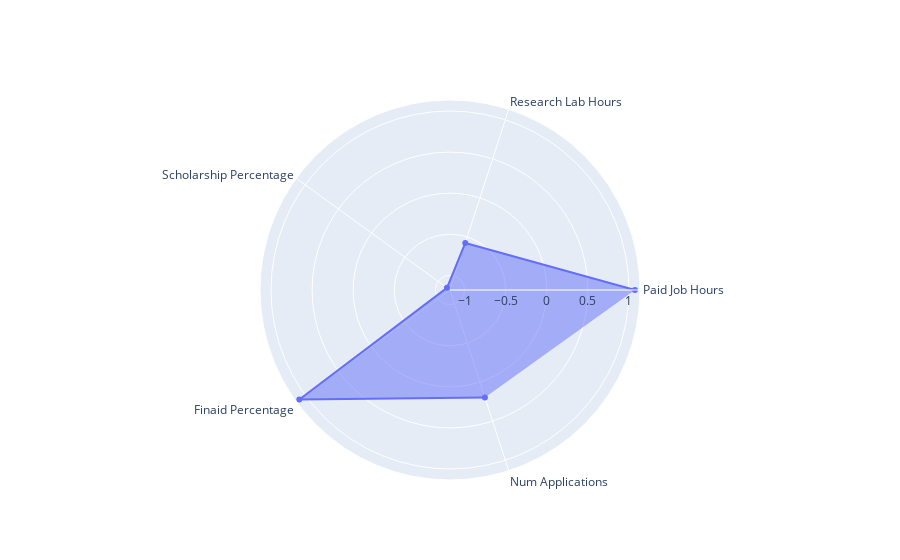
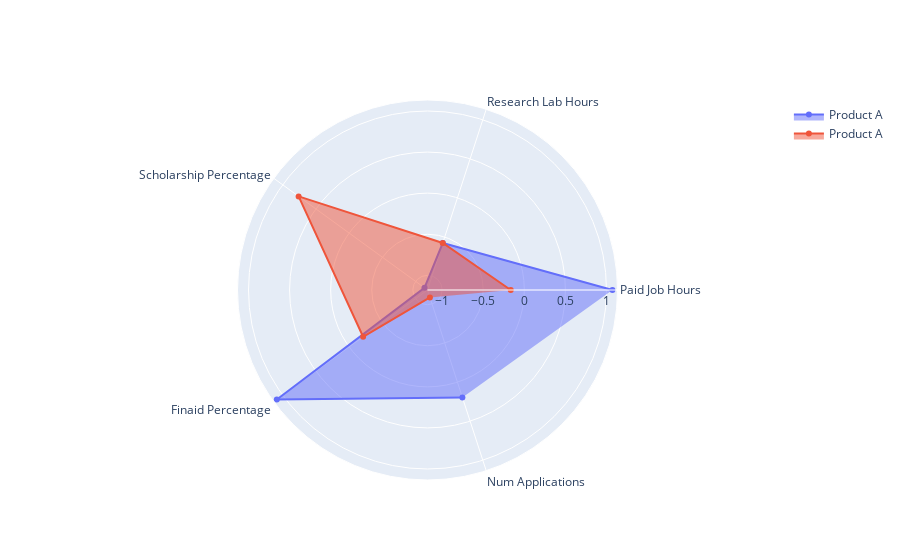
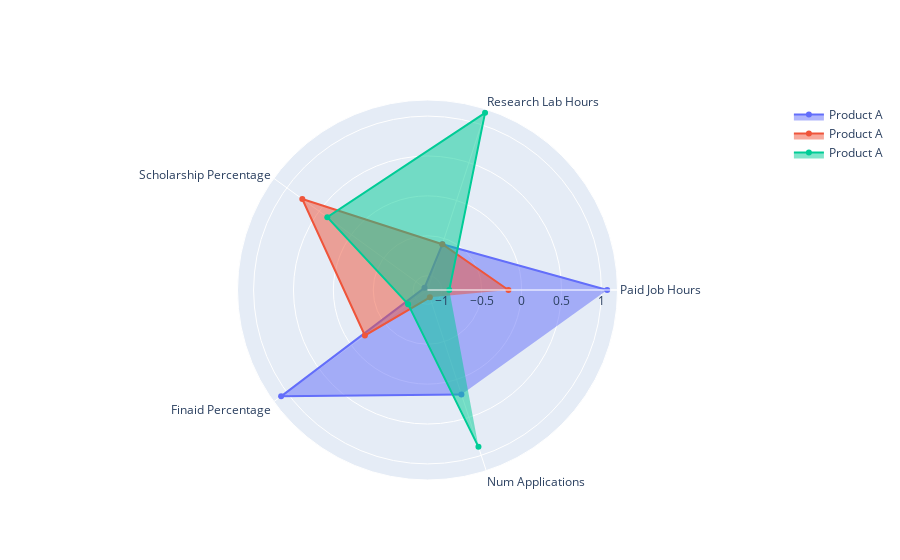
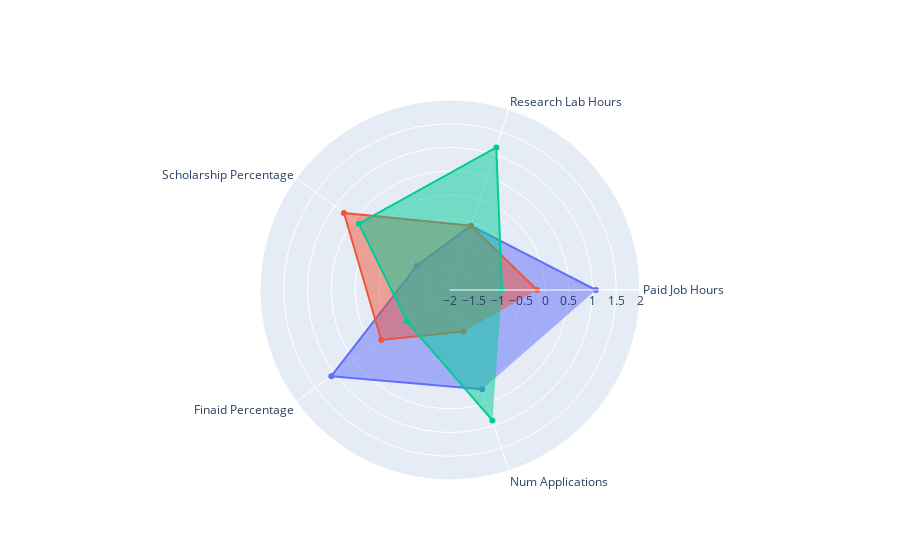

The notebook cell these images were saved under, in order:
### Code cell
# normalized_df=(df-df.mean())/df.std()
gpagroup = (gpagroup-gpagroup.mean()) / gpagroup.std()
gpagroup


dataframes = []

for i in range(len(gpagroup)):
    gpa2 = gpagroup.iloc[i].to_frame()
    gpa2.index.name = 'y'
    gpa2.reset_index(inplace=True)
    gpa2.columns.values[0] = "b"
    gpa2.columns.values[1] = "a"
    dataframes.append(gpa2)

import plotly.graph_objects as go
fig = go.Figure()


for x in range(len(dataframes)):
    fig.add_trace(go.Scatterpolar(
      r=dataframes[x]['a'],
      theta=dataframes[x]['b'],
      fill='toself',
      name='Product A'
))

fig.update_layout(
  polar=dict(
    radialaxis=dict(
      visible=True,
      range=[-2, 2]
    )),
  showlegend=False
)


fig.show()

print("lowest to highest, blue red green")

### Figure 1 — Plotly figure (JSON) as saved in the notebook; plotly's stock layout.template omitted (floating-point values rounded to 4 significant figures)
{"data": [{"fill": "toself", "name": "Product A", "r": [1.072, -0.5774, -1.133, 1.088, 0.1961], "theta": ["Paid Job Hours", "Research Lab Hours", "Scholarship Percentage", "Finaid Percentage", "Num Applications"], "type": "scatterpolar"}], "layout": {}}

### Figure 2 — Plotly figure (JSON) as saved in the notebook; plotly's stock layout.template omitted (floating-point values rounded to 4 significant figures)
{"data": [{"fill": "toself", "name": "Product A", "r": [1.072, -0.5774, -1.133, 1.088, 0.1961], "theta": ["Paid Job Hours", "Research Lab Hours", "Scholarship Percentage", "Finaid Percentage", "Num Applications"], "type": "scatterpolar"}, {"fill": "toself", "name": "Product A", "r": [-0.1655, -0.5774, 0.76, -0.21, -1.084], "theta": ["Paid Job Hours", "Research Lab Hours", "Scholarship Percentage", "Finaid Percentage", "Num Applications"], "type": "scatterpolar"}], "layout": {}}

### Figure 3 — Plotly figure (JSON) as saved in the notebook; plotly's stock layout.template omitted (floating-point values rounded to 4 significant figures)
{"data": [{"fill": "toself", "name": "Product A", "r": [1.072, -0.5774, -1.133, 1.088, 0.1961], "theta": ["Paid Job Hours", "Research Lab Hours", "Scholarship Percentage", "Finaid Percentage", "Num Applications"], "type": "scatterpolar"}, {"fill": "toself", "name": "Product A", "r": [-0.1655, -0.5774, 0.76, -0.21, -1.084], "theta": ["Paid Job Hours", "Research Lab Hours", "Scholarship Percentage", "Finaid Percentage", "Num Applications"], "type": "scatterpolar"}, {"fill": "toself", "name": "Product A", "r": [-0.9069, 1.155, 0.3728, -0.8783, 0.8874], "theta": ["Paid Job Hours", "Research Lab Hours", "Scholarship Percentage", "Finaid Percentage", "Num Applications"], "type": "scatterpolar"}], "layout": {}}

### Figure 4 — Plotly figure (JSON) as saved in the notebook; plotly's stock layout.template omitted (floating-point values rounded to 4 significant figures)
{"data": [{"fill": "toself", "name": "Product A", "r": [1.072, -0.5774, -1.133, 1.088, 0.1961], "theta": ["Paid Job Hours", "Research Lab Hours", "Scholarship Percentage", "Finaid Percentage", "Num Applications"], "type": "scatterpolar"}, {"fill": "toself", "name": "Product A", "r": [-0.1655, -0.5774, 0.76, -0.21, -1.084], "theta": ["Paid Job Hours", "Research Lab Hours", "Scholarship Percentage", "Finaid Percentage", "Num Applications"], "type": "scatterpolar"}, {"fill": "toself", "name": "Product A", "r": [-0.9069, 1.155, 0.3728, -0.8783, 0.8874], "theta": ["Paid Job Hours", "Research Lab Hours", "Scholarship Percentage", "Finaid Percentage", "Num Applications"], "type": "scatterpolar"}], "layout": {"polar": {"radialaxis": {"range": [-2, 2], "visible": true}}, "showlegend": false}}
